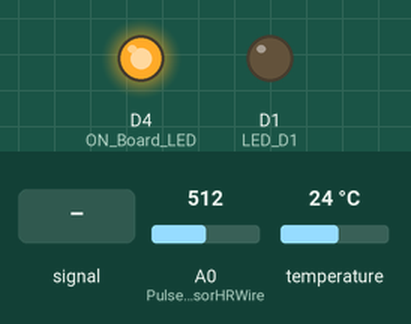
The sketch below on a simulated ESP8266 (NodeMCU). Parts: output pins drawn as LEDs (lit = HIGH). Dashed ring = blinking. Inputs (shaded band) come from the test bench; at power-on: A0 (PulseSensorHRWire) = 512, temperature 24 °C. WiFi joins after 1.5 s; servers stay silent unless stated; what the sketch prints to the serial monitor is not drawn.

Above: at 3.2 s.
3.3 s: A0 (PulseSensorHRWire) fed a 200 Hz sine of ±81 counts around its level
At 3.4 s:
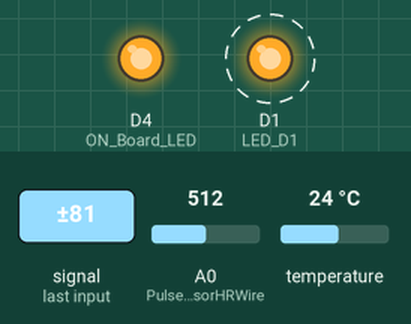
6.8 s: A0 (PulseSensorHRWire) fed a 50 Hz sine of ±306 counts around its level
10.3 s: A0 (PulseSensorHRWire) set to 550
At 11.5 s:
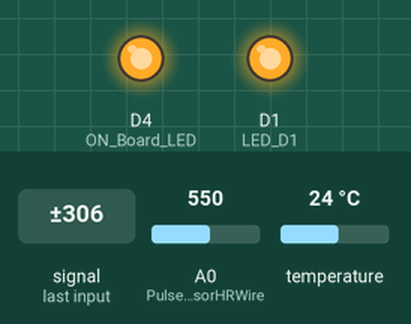
11.8 s: A0 (PulseSensorHRWire) set to 525
At 12.9 s:
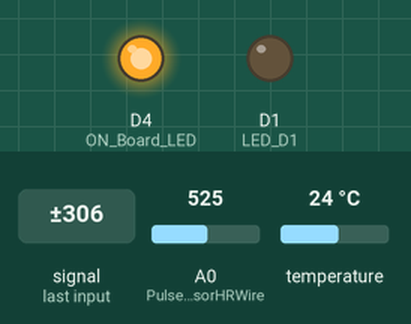
13.3 s: A0 (PulseSensorHRWire) set to 716
At 14.0 s:
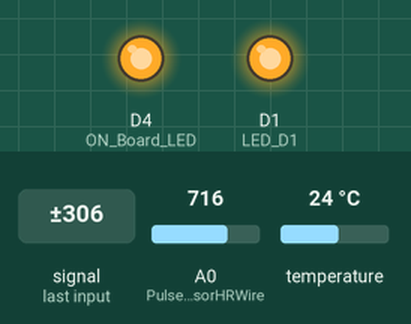
Timing chart, 0 to 15.8 s (numbered marks = the images above; inputs shaded):
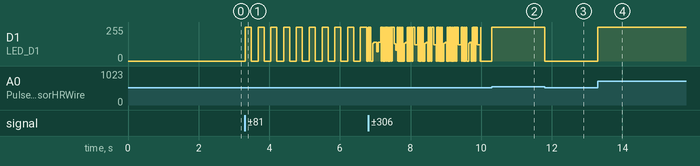

Measured:
- the behaviour switches between 540 and 539 on A0 (PulseSensorHRWire) (found by bisection; images 2 and 3)
- after the input at 3.3 s, D1 (LED_D1): alternates 255/255 for 0.17 s and 0/255 for 0.19 s, starting at once
- after the input at 10.3 s, D1 (LED_D1): goes on until 10.3 s, then stays 255/255
- after the input at 11.8 s, D1 (LED_D1): 255/255 → 0/255 at once
- after the input at 13.3 s, D1 (LED_D1): 0/255 → 255/255 at once

The sketch:

sketch_feb23a.ino
```cpp
#include <ESP8266WiFi.h>
#include "ThingSpeak.h" // always include thingspeak header file after other header files and custom macro
#include <Adafruit_Sensor.h>
#include <DHT.h>
#include <DHT_U.h>
#define ON_Board_LED 2  //--> Defining an On Board LED (GPIO2 = D4), used for indicators when the process of connecting to a wifi router and when there is a client request.

#define DHTPIN 13
// Uncomment the type of sensor in use:
#define DHTTYPE    DHT11     // DHT 11
//#define DHTTYPE    DHT22     // DHT 22 (AM2302)
//#define DHTTYPE    DHT21     // DHT 21 (AM2301)

// See guide for details on sensor wiring and usage:
//   https://learn.adafruit.com/dht/overview

DHT_Unified dht(DHTPIN, DHTTYPE);

uint32_t delayMS;

#define WIFI_SSID "nepal123"
#define WIFI_PASSWORD "nepal123"


unsigned long myChannelNumber = 1312630;
const char * myWriteAPIKey = "XEOV7D7MJ3YB68DC";

WiFiClient client;


unsigned long previousMillisGetHR = 0; //--> will store the last time Millis (to get Heartbeat) was updated.
unsigned long previousMillisHR = 0; //--> will store the last time Millis (to get BPM) was updated.

const long intervalGetHR = 10; //--> Interval for reading heart rate (Heartbeat) = 10ms.
const long intervalHR = 10000; //--> Interval for obtaining the BPM value based on the sample is 10 seconds.

const int PulseSensorHRWire = A0; //--> PulseSensor connected to ANALOG PIN 0 (A0 / ADC 0).
const int LED_D1 = D1; //--> LED to detect when the heart is beating. The LED is connected to PIN D1 (GPIO5) on the NodeMCU ESP12E.
int Threshold = 540; //--> Determine which Signal to "count as a beat" and which to ignore.

int cntHB = 0; //--> Variable for counting the number of heartbeats.
boolean ThresholdStat = true; //--> Variable for triggers in calculating heartbeats.
int BPMval = 0; //--> Variable to hold the result of heartbeats calculation.


void GetHeartRate() {
  //----------------------------------------Process of reading heart rate.
  unsigned long currentMillisGetHR = millis();

  if (currentMillisGetHR - previousMillisGetHR >= intervalGetHR) {
    previousMillisGetHR = currentMillisGetHR;

    int PulseSensorHRVal = analogRead(PulseSensorHRWire);
    Serial.println("pulseval  ");
    Serial.println(PulseSensorHRVal);

    if (PulseSensorHRVal > Threshold && ThresholdStat == true) {
      cntHB++;
      ThresholdStat = false;
      digitalWrite(LED_D1,HIGH);
    }

    if (PulseSensorHRVal < Threshold) {
      ThresholdStat = true;
      digitalWrite(LED_D1,LOW);
    }
  }
  //----------------------------------------

  //----------------------------------------The process for getting the BPM value.
  unsigned long currentMillisHR = millis();

  if (currentMillisHR - previousMillisHR >= intervalHR) {
    previousMillisHR = currentMillisHR;

    BPMval = cntHB * 6; //--> The taken heart rate is for 10 seconds. So to get the BPM value, the total heart rate in 10 seconds x 6.
    Serial.print("BPM : ");
    Serial.println(BPMval);

    sensors_event_t event;
  dht.temperature().getEvent(&event);

   ThingSpeak.setField(1, BPMval);
   ThingSpeak.setField(2, event.temperature);
   Serial.print(event.temperature);
     int x = ThingSpeak.writeFields(myChannelNumber, myWriteAPIKey);
  if(x == 200){
    Serial.println("Channel update successful.");
  }
  else{
    Serial.println("Problem updating channel. HTTP error code " + String(x));
  }

    cntHB = 0;
  }
  //----------------------------------------
}
//--------------------------------------------------------------------------------

//--------------------------------------------------------------------------------void setup()
void setup() {
  // put your setup code here, to run once:
  Serial.begin(115200); // we agree to talk fast!


WiFi.begin(WIFI_SSID, WIFI_PASSWORD);
  Serial.print("Connecting to Wi-Fi");
  while (WiFi.status() != WL_CONNECTED)
  {
    Serial.print(".");
    delay(300);
  }
  Serial.println();
  Serial.print("Connected with IP: ");
  Serial.println(WiFi.localIP());
  Serial.println();
  delay(500);

  pinMode(ON_Board_LED,OUTPUT); //--> On Board LED port Direction output
  digitalWrite(ON_Board_LED, HIGH); //--> Turn off Led On Board

  pinMode(LED_D1,OUTPUT); //--> Set LED_3 PIN as Output.

    // Initialize device.
  dht.begin();
  Serial.println(F("DHTxx Unified Sensor Example"));
  // Print temperature sensor details.
  sensor_t sensor;
  dht.temperature().getSensor(&sensor);

   ThingSpeak.begin(client);

}
//--------------------------------------------------------------------------------

//--------------------------------------------------------------------------------void loop()
void loop() {
  GetHeartRate(); //--> Calling the GetHeartRate() subroutine
}
```
